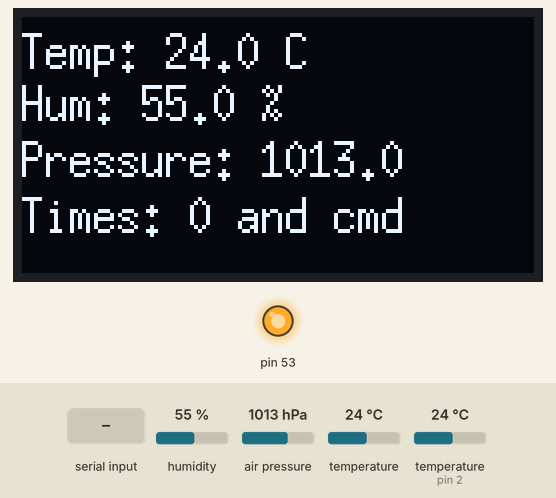
Simulated run of this sketch. Board: Arduino Mega 2560, built with avr-gcc and run on an emulated ATmega2560. Parts: 128×64 one-colour display, output pins drawn as LEDs (lit = HIGH). Inputs (shaded band) come from the test bench; at power-on: humidity 55 %, air pressure 1013 hPa, temperature 24 °C, temperature (sensor on pin 2) 24 °C. Pins used as bus, display or sensor lines are not drawn.

Above: at 1.2 s.
1.3 s: humidity set to 22 %
At 3.0 s:
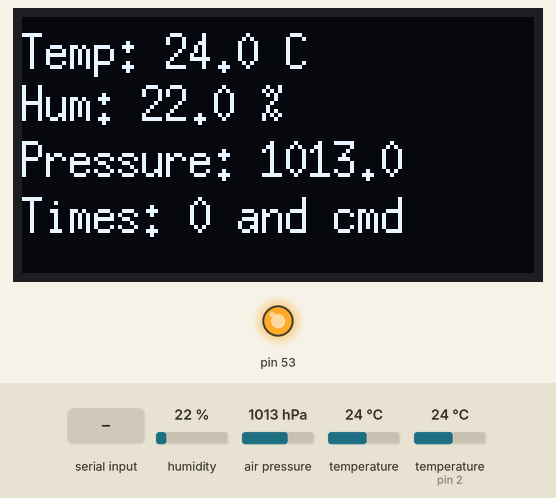
4.1 s: air pressure set to 952 hPa
At 5.3 s:
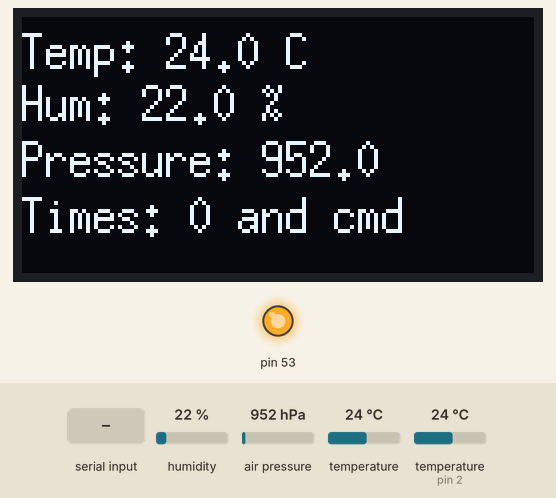
6.3 s: "1" received over the second serial link
At 8.1 s:
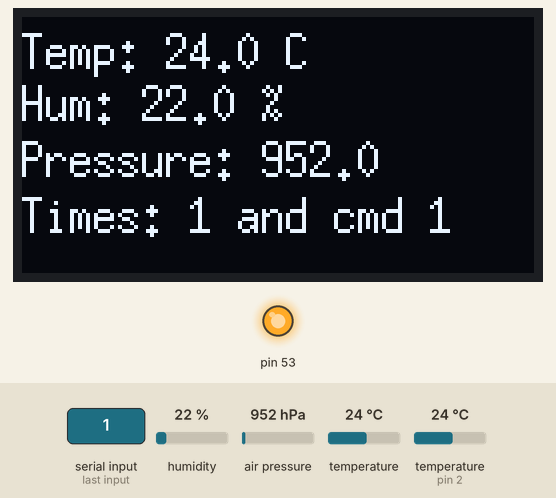
8.5 s: temperature (sensor 0) set to 12 °C
At 10.2 s:
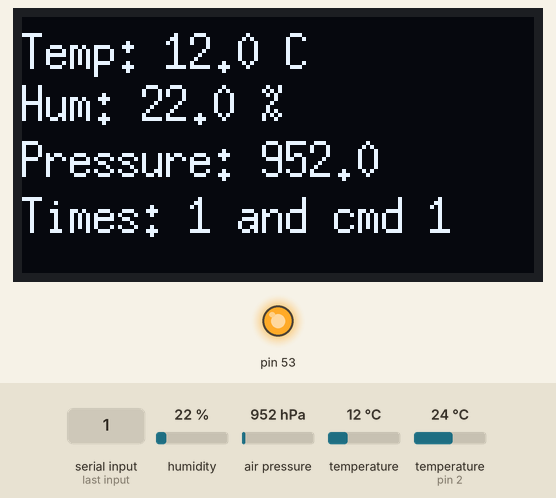
10.6 s: "0" received over the second serial link
At 12.2 s:
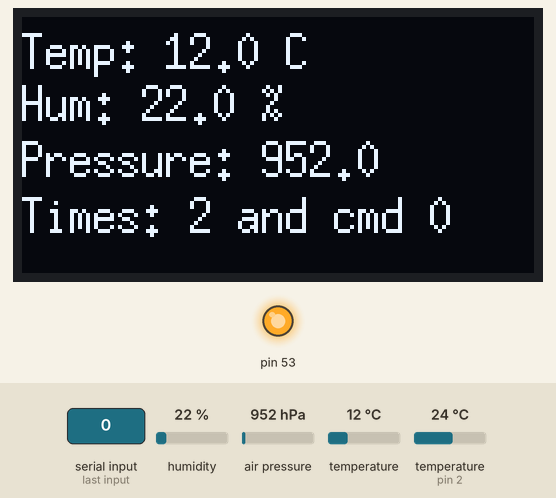
12.8 s: humidity set to 40 %
At 14.6 s:
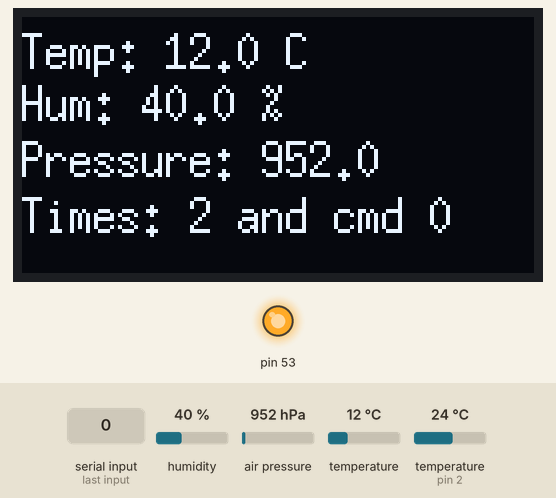
Timing chart, 0 to 16.0 s (numbered marks = the images above; inputs shaded):
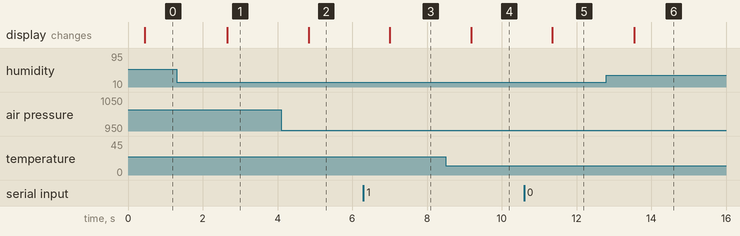

The sketch:

sketch_proj.ino
```cpp
#include <DHT.h>
#include <SPI.h>
#include <U8glib.h>
#include <Wire.h>
#include <Adafruit_Sensor.h>
#include <Adafruit_BMP280.h>
#include <LM75A.h>

#define DHTPIN 2
#define DHTTYPE DHT22
#define CS_PIN   22
#define BMP_CS 53

DHT dht(DHTPIN, DHTTYPE);

U8GLIB_SSD1306_128X64 u8g(0x3C);
Adafruit_BMP280 bmp(BMP_CS);
LM75A sensorlm;

float temperature = 0;
float humidity = 0;
int times = 0;
char cmd = ' ';
float temp = 0;
float pressure = 0;
float lmtemp = 0;

void drawOLED() {
  u8g.firstPage();
  do {
    u8g.setFont(u8g_font_6x13);

    u8g.setPrintPos(0, 13);
    u8g.print("Temp: ");
    u8g.print(lmtemp, 1);
    u8g.print(" C");

    u8g.setPrintPos(0, 26);
    u8g.print("Hum: ");
    u8g.print(humidity, 1);
    u8g.print(" %");

    u8g.setPrintPos(0, 40);
    u8g.print("Pressure: ");
    u8g.print(pressure, 1);

    u8g.setPrintPos(0, 54);
    u8g.print("Times: ");
    u8g.print(times);
    u8g.print(" and cmd ");
    u8g.print(cmd);

  } while (u8g.nextPage());
}

void setup() {
  Serial.begin(9600);
  Serial1.begin(9600);
  bmp.begin(0x76);
  dht.begin();
  SPI.begin();
  Wire.begin();

  pinMode(CS_PIN, OUTPUT);
  digitalWrite(CS_PIN, HIGH);
}

void loop()
{
  temp = bmp.readTemperature();
  pressure = bmp.readPressure() / 100.0F;
  lmtemp = sensorlm.getTemperatureInDegrees();

  temperature = dht.readTemperature();
  humidity = dht.readHumidity();

  if (isnan(temperature) || isnan(humidity)) {
    Serial.println("Ошибка DHT!");
    temperature = 0;
    humidity = 0;
  }

  if (Serial1.available())
  {
      cmd = Serial1.read();
      times++;

      Serial1.print(lmtemp, 1);
      Serial1.print(";");
      Serial1.print(humidity, 1);
      Serial1.print(";");
      Serial1.print(pressure, 1);
      Serial1.println("");
  }

  drawOLED();
  delay(100);
}
```

Measured:
- after the input at 1.3 s, the display: changes after 1.4 s (image 1)
- after the input at 4.1 s, the display: changes after 0.74 s (image 2)
- after the input at 6.3 s, the display: changes after 0.70 s (image 3)
- after the input at 8.5 s, the display: changes after 0.68 s (image 4)
- after the input at 10.6 s, the display: changes after 0.76 s (image 5)
- after the input at 12.8 s, the display: changes after 0.74 s (image 6)
